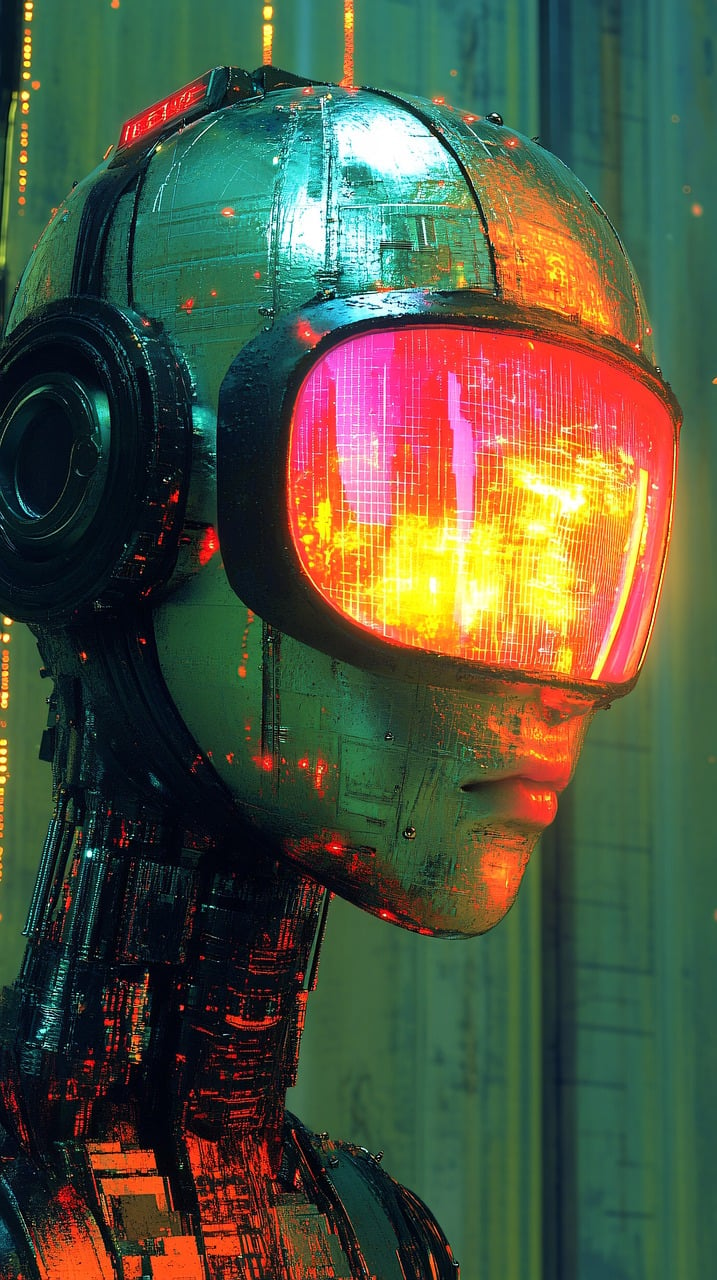
#> input picture robo.jpg, 717 x 1280 px
$ python desafio2.py
#> lines starting #> are read from the running program, lines starting #| are printed output that depends on the picture; after the words box and inside, x2 and y2 are one past the last pixel; in counts of white or black regions, pixels touching at a corner belong together
#> further down, robo is the input picture: PIL image 717x1280 RGB; mean R, G, B 80.1, 85.4, 63.7
from PIL import Image


def escala_cinza(colorida):
    larg, alt = colorida.size
#> larg = 717; alt = 1280
    img_cinza = Image.new("L", (larg, alt))  # Modo 'L' para escala de cinza
#> img_cinza: PIL image 717x1280 L; every value is 0

    for x in range(larg):
        for y in range(alt):
            pxl = colorida.getpixel((x, y))
            # Coordenadas RGB
            val_rgb = int(0.299 * pxl[0] + 0.587 * pxl[1] + 0.114 * pxl[2])
            img_cinza.putpixel((x, y), val_rgb)
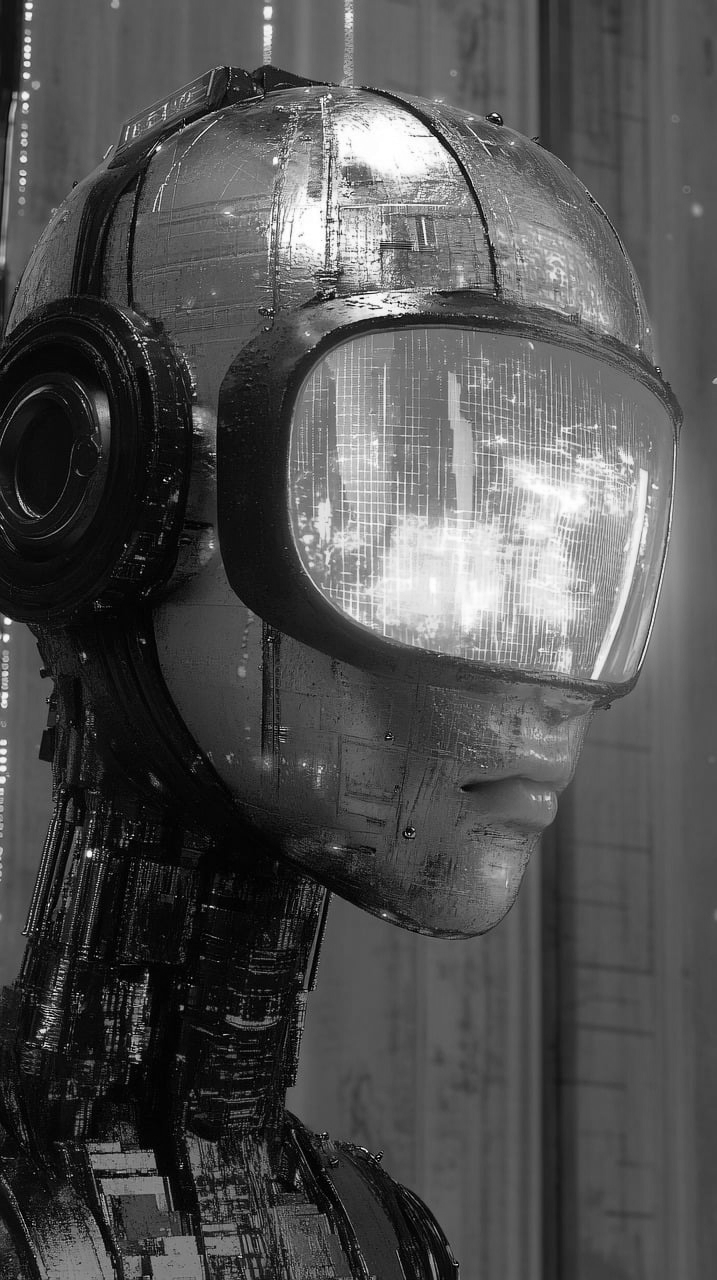
#> img_cinza: PIL image 717x1280 L; min 0, max 255, mean 80.8

    return img_cinza

if __name__ == "__main__":
    robo = Image.open("robo.jpg")
    robo_pb = escala_cinza(robo)
    robo_pb.save("pb_robo.jpg")
    robo_pb.show()


def img_bin(imagem_cinza, limiar=127):

#> called with limiar = 127
    larg, alt = imagem_cinza.size
#> larg = 717; alt = 1280
    imagem_binaria = Image.new("1", (larg, alt))

    for y in range(alt):
        for x in range(larg):
            valor_cinza = imagem_cinza.getpixel((x, y))
            valor_binario = 1 if valor_cinza > limiar else 0
            imagem_binaria.putpixel((x, y), valor_binario)
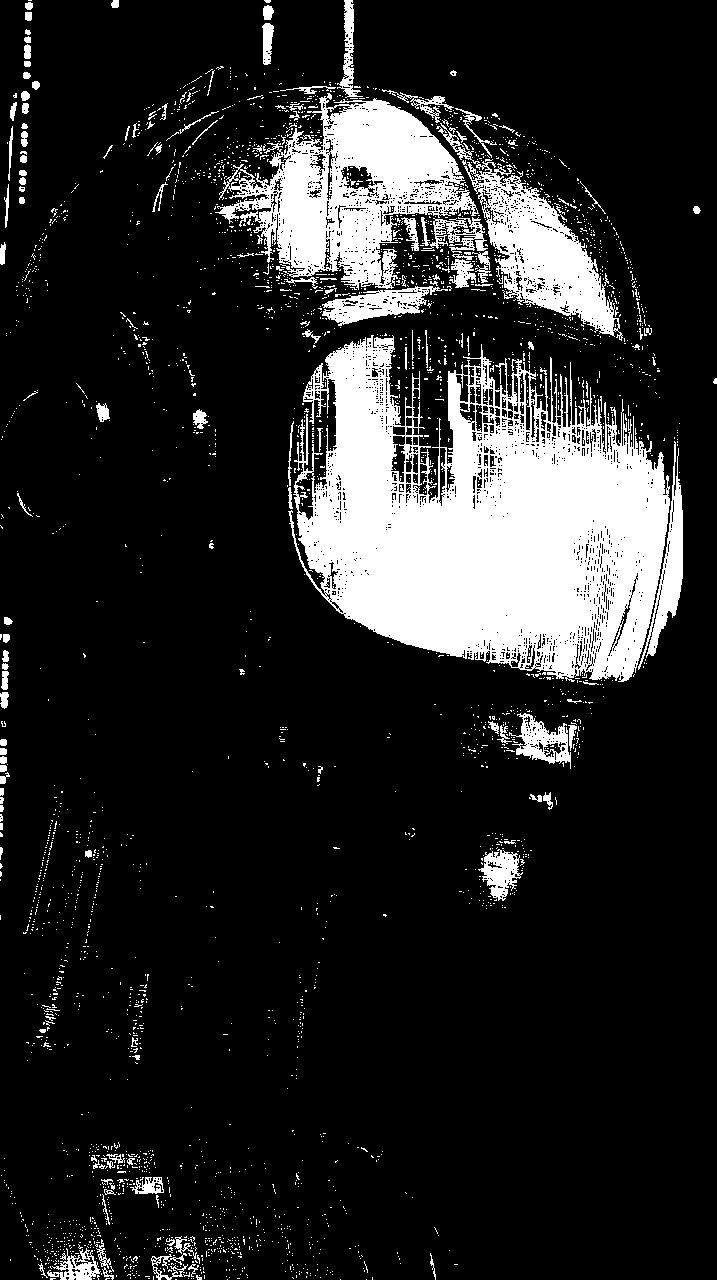
#> imagem_binaria: PIL image 717x1280 1; 15.5% white; 3089 white regions (2933 under 20 px), largest, box (x1, y1, x2, y2) and area: (288, 335, 670, 682) 80820, (215, 93, 479, 290) 23285, (436, 123, 623, 341) 10934

    return imagem_binaria

if __name__ == "__main__":

    imagem_cinza = Image.open("robo.jpg").convert("L")
    imagem_binaria = img_bin(imagem_cinza, limiar=127)
    imagem_binaria.save("robo_bin.jpg")
    imagem_binaria.show()
